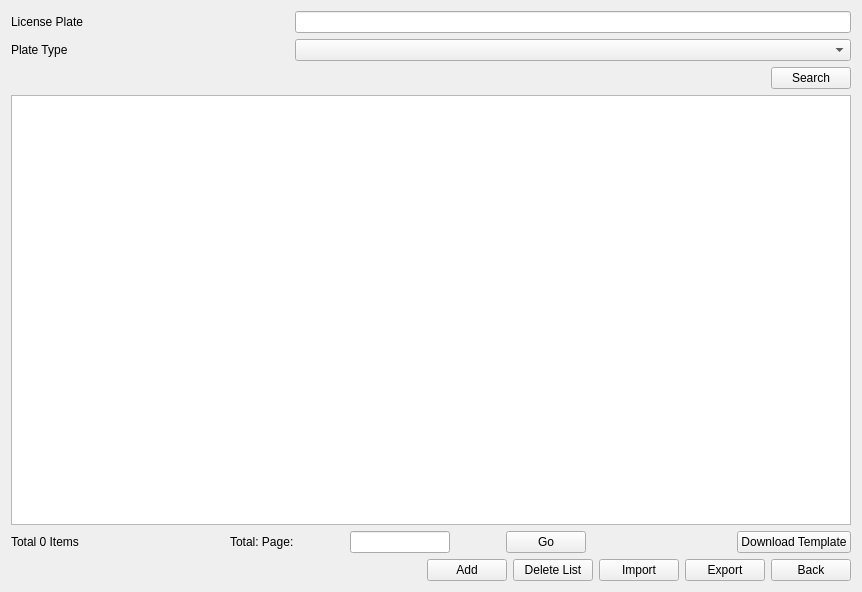
<?xml version="1.0" encoding="UTF-8"?>
<ui version="4.0">
 <class>AnprListManagementPage</class>
 <widget class="QWidget" name="AnprListManagementPage">
  <property name="geometry">
   <rect>
    <x>0</x>
    <y>0</y>
    <width>862</width>
    <height>592</height>
   </rect>
  </property>
  <property name="windowTitle">
   <string>Form</string>
  </property>
  <layout class="QVBoxLayout" name="verticalLayout">
   <item>
    <layout class="QGridLayout" name="gridLayout">
     <item row="0" column="0">
      <widget class="QLabel" name="label_licensePlate">
       <property name="sizePolicy">
        <sizepolicy hsizetype="Preferred" vsizetype="Preferred">
         <horstretch>1</horstretch>
         <verstretch>0</verstretch>
        </sizepolicy>
       </property>
       <property name="text">
        <string>License Plate</string>
       </property>
      </widget>
     </item>
     <item row="0" column="1">
      <widget class="MyLineEdit" name="lineEdit_licensePlate">
       <property name="sizePolicy">
        <sizepolicy hsizetype="Expanding" vsizetype="Fixed">
         <horstretch>2</horstretch>
         <verstretch>0</verstretch>
        </sizepolicy>
       </property>
      </widget>
     </item>
     <item row="1" column="0">
      <widget class="QLabel" name="label_licenseType">
       <property name="text">
        <string>Plate Type</string>
       </property>
      </widget>
     </item>
     <item row="1" column="1">
      <widget class="ComboBox" name="comboBox_licenseType"/>
     </item>
    </layout>
   </item>
   <item>
    <layout class="QHBoxLayout" name="horizontalLayout">
     <item>
      <spacer name="horizontalSpacer">
       <property name="orientation">
        <enum>Qt::Horizontal</enum>
       </property>
       <property name="sizeHint" stdset="0">
        <size>
         <width>40</width>
         <height>20</height>
        </size>
       </property>
      </spacer>
     </item>
     <item>
      <widget class="MyPushButton" name="pushButton_search">
       <property name="text">
        <string>Search</string>
       </property>
      </widget>
     </item>
    </layout>
   </item>
   <item>
    <widget class="TableView" name="tableView_license"/>
   </item>
   <item>
    <layout class="QHBoxLayout" name="horizontalLayout_9">
     <item>
      <widget class="QLabel" name="label_count">
       <property name="text">
        <string>Total 0 Items</string>
       </property>
       <property name="style" stdset="0">
        <string>transparent</string>
       </property>
      </widget>
     </item>
     <item>
      <spacer name="horizontalSpacer_5">
       <property name="orientation">
        <enum>Qt::Horizontal</enum>
       </property>
       <property name="sizeHint" stdset="0">
        <size>
         <width>40</width>
         <height>20</height>
        </size>
       </property>
      </spacer>
     </item>
     <item>
      <widget class="QLabel" name="label_page">
       <property name="text">
        <string>Total: Page:</string>
       </property>
       <property name="style" stdset="0">
        <string>transparent</string>
       </property>
      </widget>
     </item>
     <item>
      <widget class="QToolButton" name="toolButton_firstPage">
       <property name="styleSheet">
        <string notr="true">QToolButton
{
	border: 0px;
	border-image: url(:/playback/playback/startpage_g.png);
}
QToolButton:hover
{
	border-image: url(:/playback/playback/startpage_b.png);
}
QToolButton:pressed
{
	border-image: url(:/playback/playback/startpage_g.png);
}</string>
       </property>
       <property name="text">
        <string/>
       </property>
      </widget>
     </item>
     <item>
      <widget class="QToolButton" name="toolButton_previousPage">
       <property name="styleSheet">
        <string notr="true">QToolButton
{
	border: 0px;
	border-image: url(:/playback/playback/prevpage_g.png);
}
QToolButton:hover
{
	border-image: url(:/playback/playback/prevpage_b.png);
}
QToolButton:pressed
{
	border-image: url(:/playback/playback/prevpage_g.png);
}</string>
       </property>
       <property name="text">
        <string/>
       </property>
      </widget>
     </item>
     <item>
      <widget class="MyLineEditPage" name="lineEdit_page">
       <property name="maximumSize">
        <size>
         <width>100</width>
         <height>16777215</height>
        </size>
       </property>
       <property name="alignment">
        <set>Qt::AlignCenter</set>
       </property>
      </widget>
     </item>
     <item>
      <widget class="QToolButton" name="toolButton_nextPage">
       <property name="styleSheet">
        <string notr="true">QToolButton
{
	border: 0px;
	border-image: url(:/playback/playback/nextpage_g.png);
}
QToolButton:hover
{
	border-image: url(:/playback/playback/nextpage_b.png);
}
QToolButton:pressed
{
	border-image: url(:/playback/playback/nextpage_g.png);
}</string>
       </property>
       <property name="text">
        <string/>
       </property>
      </widget>
     </item>
     <item>
      <widget class="QToolButton" name="toolButton_lastPage">
       <property name="styleSheet">
        <string notr="true">QToolButton
{
	border: 0px;
	border-image: url(:/playback/playback/endpage_g.png);
}
QToolButton:hover
{
	border-image: url(:/playback/playback/endpage_b.png);
}
QToolButton:pressed
{
	border-image: url(:/playback/playback/endpage_g.png);
}</string>
       </property>
       <property name="text">
        <string/>
       </property>
      </widget>
     </item>
     <item>
      <widget class="PushButtonPage" name="pushButton_go">
       <property name="text">
        <string>Go</string>
       </property>
      </widget>
     </item>
     <item>
      <spacer name="horizontalSpacer_2">
       <property name="orientation">
        <enum>Qt::Horizontal</enum>
       </property>
       <property name="sizeHint" stdset="0">
        <size>
         <width>40</width>
         <height>20</height>
        </size>
       </property>
      </spacer>
     </item>
     <item>
      <widget class="MyPushButton" name="pushButton_template">
       <property name="text">
        <string>Download Template</string>
       </property>
      </widget>
     </item>
    </layout>
   </item>
   <item>
    <layout class="QHBoxLayout" name="horizontalLayout_2">
     <item>
      <spacer name="horizontalSpacer_3">
       <property name="orientation">
        <enum>Qt::Horizontal</enum>
       </property>
       <property name="sizeHint" stdset="0">
        <size>
         <width>40</width>
         <height>20</height>
        </size>
       </property>
      </spacer>
     </item>
     <item>
      <widget class="MyPushButton" name="pushButton_add">
       <property name="text">
        <string>Add</string>
       </property>
      </widget>
     </item>
     <item>
      <widget class="MyPushButton" name="pushButton_deleteList">
       <property name="text">
        <string>Delete List</string>
       </property>
      </widget>
     </item>
     <item>
      <widget class="MyPushButton" name="pushButton_import">
       <property name="text">
        <string>Import</string>
       </property>
      </widget>
     </item>
     <item>
      <widget class="MyPushButton" name="pushButton_export">
       <property name="text">
        <string>Export</string>
       </property>
      </widget>
     </item>
     <item>
      <widget class="MyPushButton" name="pushButton_back">
       <property name="text">
        <string>Back</string>
       </property>
      </widget>
     </item>
    </layout>
   </item>
  </layout>
 </widget>
 <customwidgets>
  <customwidget>
   <class>MyLineEdit</class>
   <extends>QLineEdit</extends>
   <header>mylineedit.h</header>
  </customwidget>
  <customwidget>
   <class>ComboBox</class>
   <extends>QComboBox</extends>
   <header>combobox.h</header>
  </customwidget>
  <customwidget>
   <class>MyPushButton</class>
   <extends>QPushButton</extends>
   <header>mypushbutton.h</header>
  </customwidget>
  <customwidget>
   <class>MyLineEditPage</class>
   <extends>QLineEdit</extends>
   <header>mylineeditpage.h</header>
  </customwidget>
  <customwidget>
   <class>TableView</class>
   <extends>QTableView</extends>
   <header>tableview.h</header>
  </customwidget>
  <customwidget>
   <class>PushButtonPage</class>
   <extends>QPushButton</extends>
   <header>PushButtonPage.h</header>
  </customwidget>
 </customwidgets>
 <resources/>
 <connections/>
</ui>
